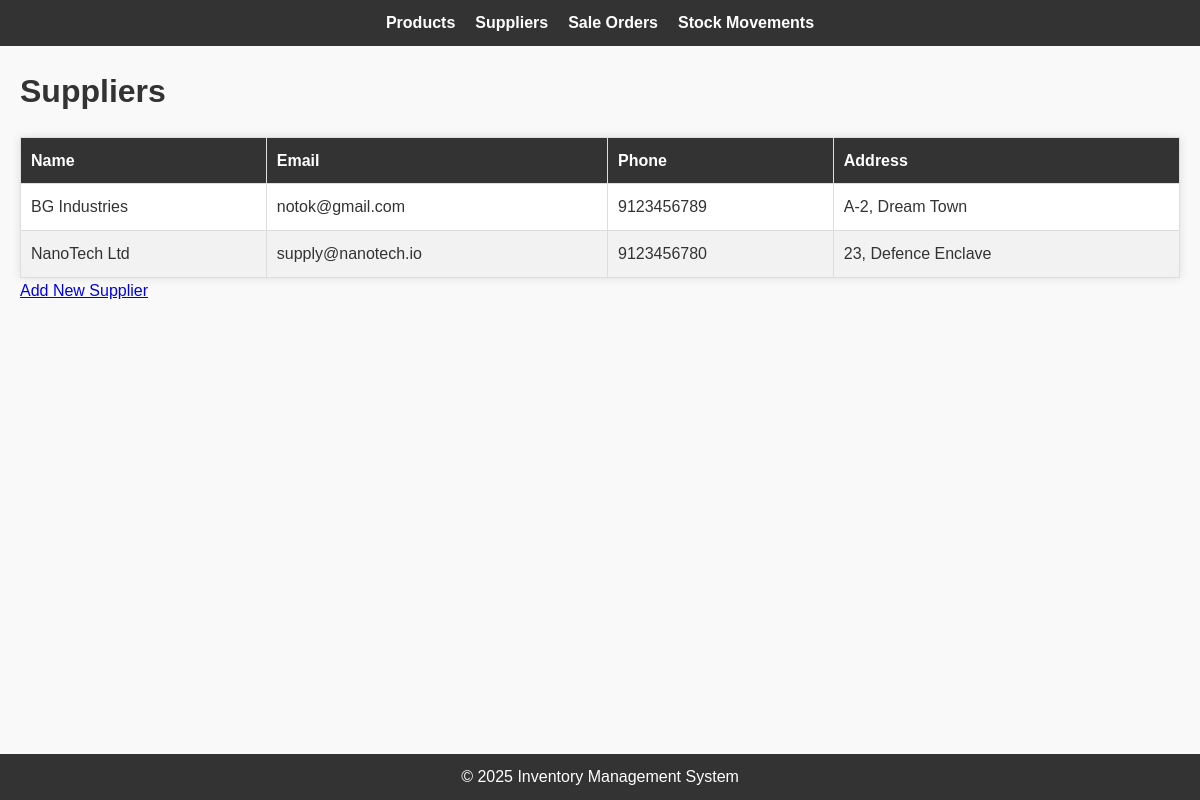
Screenshot of /suppliers/ with the database file from the repository.
### inventory_system/models.py (models this page shows, shortened)
class Supplier(models.Model):
    name = models.CharField(max_length=255)
    email = models.EmailField(unique=True)
    phone = models.CharField(max_length=10, unique=True)
    address = models.TextField()

### inventory_system/views.py (the view)
# urls.py: path("suppliers/", views.list_suppliers, name="list_suppliers"),
def list_suppliers(request):
    suppliers = Supplier.objects.all()
    return render(request, "inventory/list_suppliers.html", {"suppliers": suppliers})

### inventory_system/templates/inventory/list_suppliers.html (shortened to what this page needs)
{% extends 'inventory/base.html' %}
{% block content %}
<h1>Suppliers</h1>
<table>
    <thead>
        <tr>
            <th>Name</th>
            <th>Email</th>
            <th>Phone</th>
            <th>Address</th>
        </tr>
    </thead>
    <tbody>
        {% for supplier in suppliers %}
        <tr>
            <td>{{ supplier.name }}</td>
            <td>{{ supplier.email }}</td>
            <td>{{ supplier.phone }}</td>
            <td>{{ supplier.address }}</td>
        </tr>
        {% endfor %}
    </tbody>
</table>
<a href="{% url 'add_supplier' %}">Add New Supplier</a>
{% endblock %}

### inventory_system/static/css/styles.css (style rules this page uses)
body, h1, h2, h3, p, ul, ol, li, table, th, td { margin: 0; padding: 0; box-sizing: border-box; font-family: Arial, sans-serif; }
body { background-color: #f9f9f9; color: #333; line-height: 1.6; margin-bottom: 50px; }
table { width: 100%; border-collapse: collapse; margin-top: 20px; background: #fff; box-shadow: 0 0 10px rgba(0, 0, 0, 0.1); }
table th, table td { padding: 10px; text-align: left; border: 1px solid #ddd; }
table th { background-color: #333; color: #fff; }
table tr:nth-child(even) { background-color: #f2f2f2; }

### rows the page displays
Supplier: name "BG Industries", email "notok@gmail.com", phone "9123456789", address "A-2, Dream Town"
Supplier: name "NanoTech Ltd", email "supply@nanotech.io", phone "9123456780", address "23, Defence Enclave"
